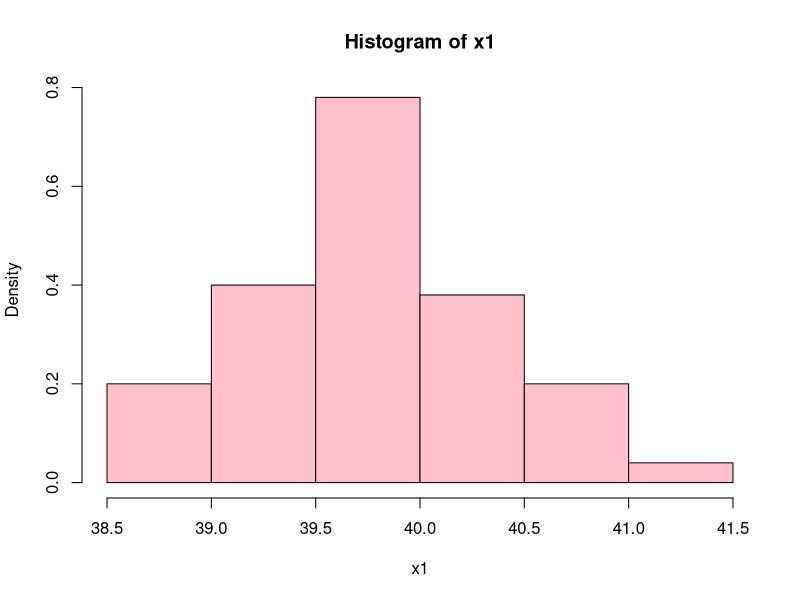
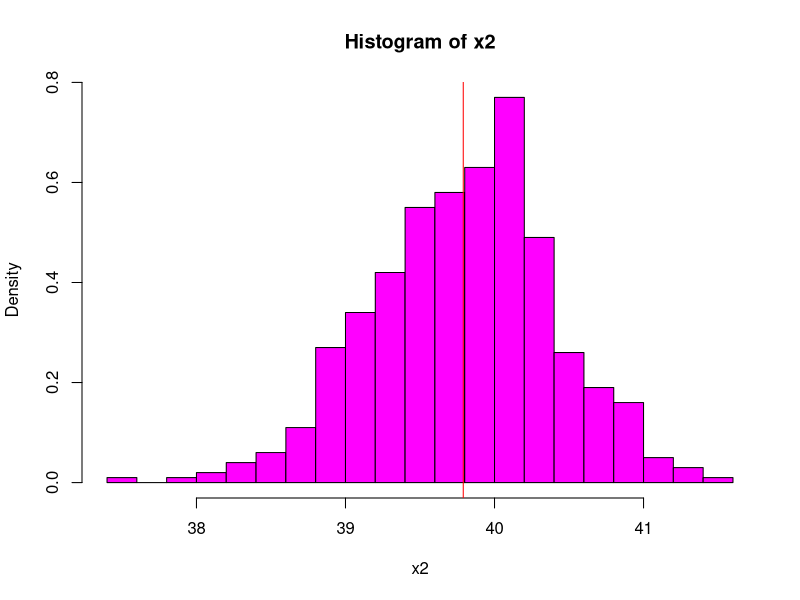
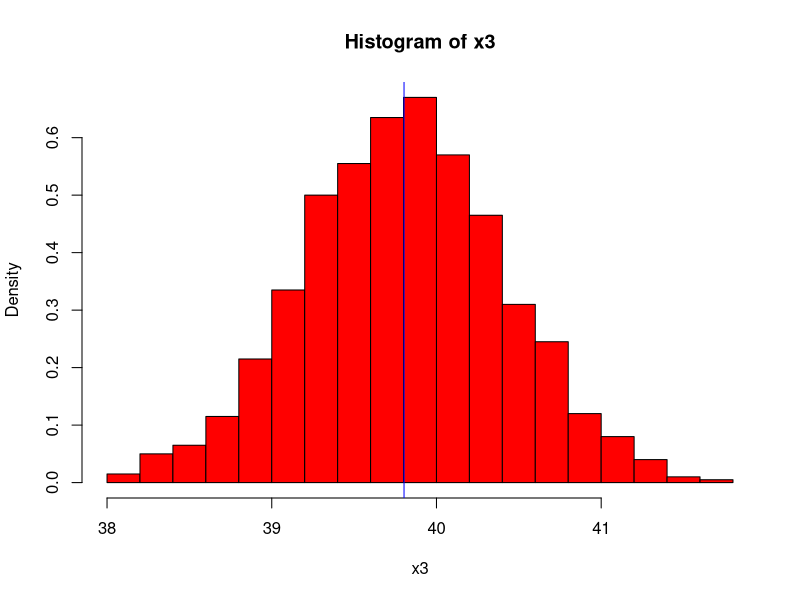
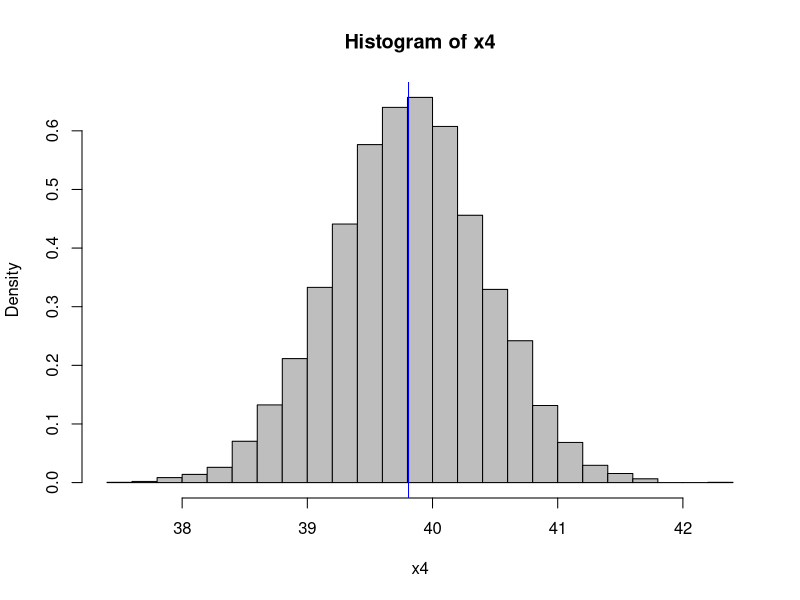
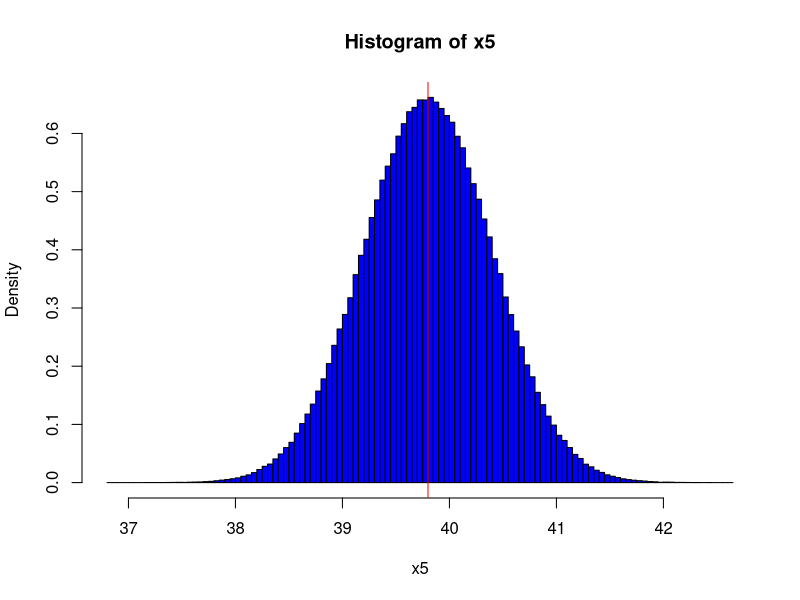

These figures' R source, in order:
## ---- chunk 1
x1 = round(rnorm(n = 100,
                mean = 39.81103,
                sd = 0.5659357), 3)
## ---- chunk 2
mean(x1)
## ---- chunk 3
sd(x1)
## ---- chunk 4
hist(x1, col="pink", br = 6, probability = T)
## ---- chunk 5
x2 = round(rnorm(n = 500,
                mean = 39.79993,
                sd = 0.5956503), 3)
## ---- chunk 6
mean(x2)
## ---- chunk 7
sd(x2)
## ---- chunk 8
hist(x2, col="magenta", br = 15, probability = T)
abline(v = mean(x2), col = "red")
## ---- chunk 9
x3 = round(rnorm(n = 1000,
                 mean = 39.79883,
                 sd = 0.5931845), 3)
## ---- chunk 10
mean(x3)
## ---- chunk 11
sd(x3)
## ---- chunk 12
hist(x3, col="red", br = 20, probability = T)
abline(v = mean(x3), col = "blue")
## ---- chunk 13
x4 = round(rnorm(n = 10000,
                 mean = 39.80683,
                 sd = 0.6029), 3)
## ---- chunk 14
mean(x4)
## ---- chunk 15
sd(x4)
## ---- chunk 16
hist(x4, col="grey", br = 30, probability = T)
abline(v = mean(x4), col = "blue")
## ---- chunk 17
x5 = round(rnorm(n = 1000000,
                 mean = 39.79947,
                 sd = 0.6034091), 3)
## ---- chunk 18
mean(x5)
## ---- chunk 19
sd(x5)
## ---- chunk 20
hist(x5, col="blue", br = 100, probability = T)
abline(v = mean(x5), col = "red")
